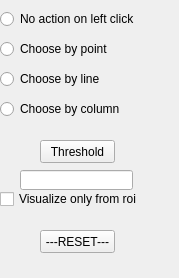
<?xml version="1.0" encoding="UTF-8"?>
<ui version="4.0">
 <class>Form</class>
 <widget class="QWidget" name="Form">
  <property name="geometry">
   <rect>
    <x>0</x>
    <y>0</y>
    <width>179</width>
    <height>278</height>
   </rect>
  </property>
  <property name="minimumSize">
   <size>
    <width>167</width>
    <height>99</height>
   </size>
  </property>
  <property name="windowTitle">
   <string>Form</string>
  </property>
  <widget class="QRadioButton" name="choose_bypoint">
   <property name="geometry">
    <rect>
     <x>0</x>
     <y>40</y>
     <width>121</width>
     <height>18</height>
    </rect>
   </property>
   <property name="text">
    <string>Choose by point</string>
   </property>
  </widget>
  <widget class="QRadioButton" name="choose_byline">
   <property name="geometry">
    <rect>
     <x>0</x>
     <y>70</y>
     <width>111</width>
     <height>18</height>
    </rect>
   </property>
   <property name="minimumSize">
    <size>
     <width>111</width>
     <height>0</height>
    </size>
   </property>
   <property name="text">
    <string>Choose by line</string>
   </property>
  </widget>
  <widget class="QRadioButton" name="choose_bycolumn">
   <property name="geometry">
    <rect>
     <x>0</x>
     <y>100</y>
     <width>121</width>
     <height>18</height>
    </rect>
   </property>
   <property name="text">
    <string>Choose by column</string>
   </property>
  </widget>
  <widget class="QRadioButton" name="choosebypointvalue">
   <property name="geometry">
    <rect>
     <x>0</x>
     <y>10</y>
     <width>161</width>
     <height>18</height>
    </rect>
   </property>
   <property name="text">
    <string>No action on left click </string>
   </property>
  </widget>
  <widget class="QPushButton" name="threshold">
   <property name="geometry">
    <rect>
     <x>40</x>
     <y>140</y>
     <width>75</width>
     <height>23</height>
    </rect>
   </property>
   <property name="text">
    <string>Threshold</string>
   </property>
  </widget>
  <widget class="QLineEdit" name="threshold_value">
   <property name="geometry">
    <rect>
     <x>20</x>
     <y>170</y>
     <width>113</width>
     <height>20</height>
    </rect>
   </property>
  </widget>
  <widget class="QCheckBox" name="visualizefromroi">
   <property name="geometry">
    <rect>
     <x>0</x>
     <y>190</y>
     <width>151</width>
     <height>18</height>
    </rect>
   </property>
   <property name="text">
    <string>Visualize only from roi</string>
   </property>
  </widget>
  <widget class="QPushButton" name="pushButton_reset">
   <property name="geometry">
    <rect>
     <x>40</x>
     <y>230</y>
     <width>75</width>
     <height>23</height>
    </rect>
   </property>
   <property name="text">
    <string>---RESET---</string>
   </property>
  </widget>
 </widget>
 <resources/>
 <connections/>
</ui>
